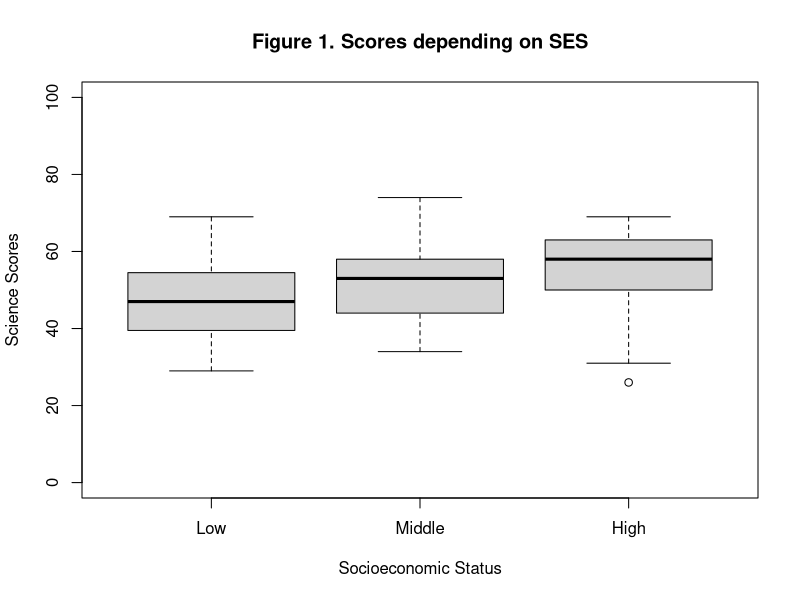
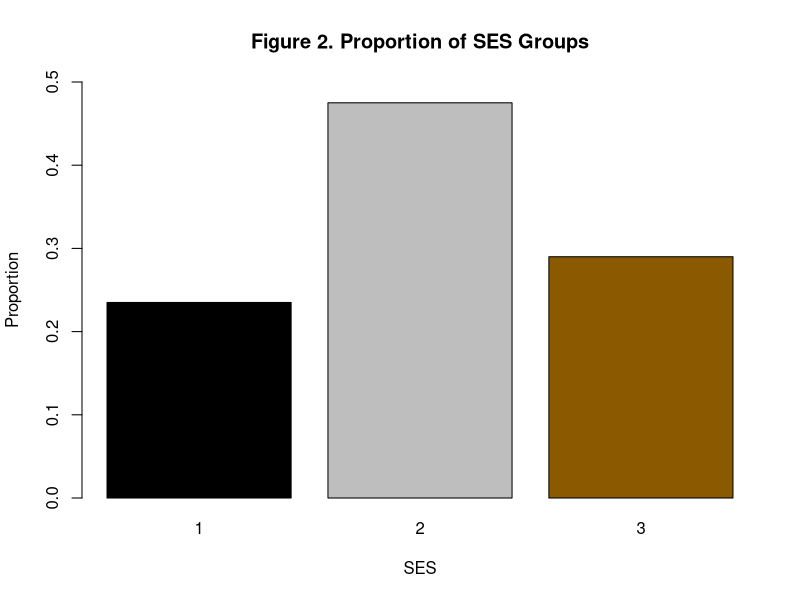
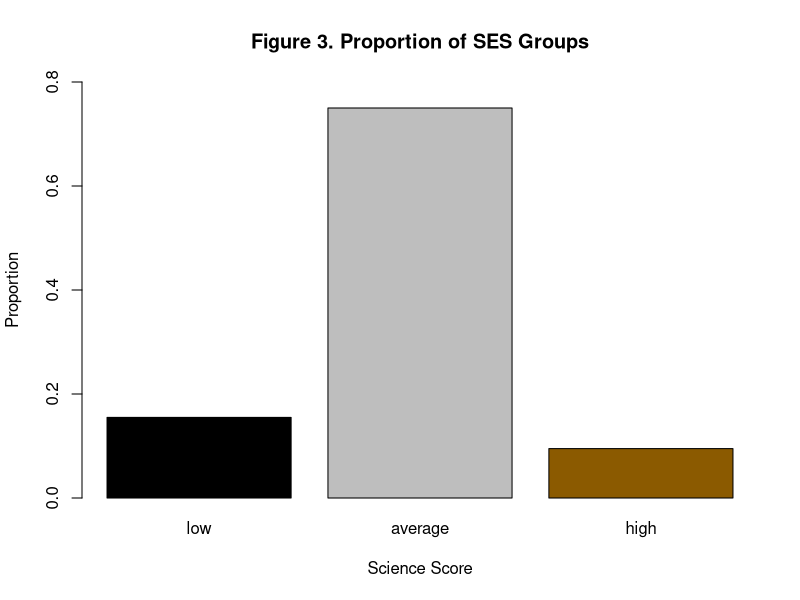
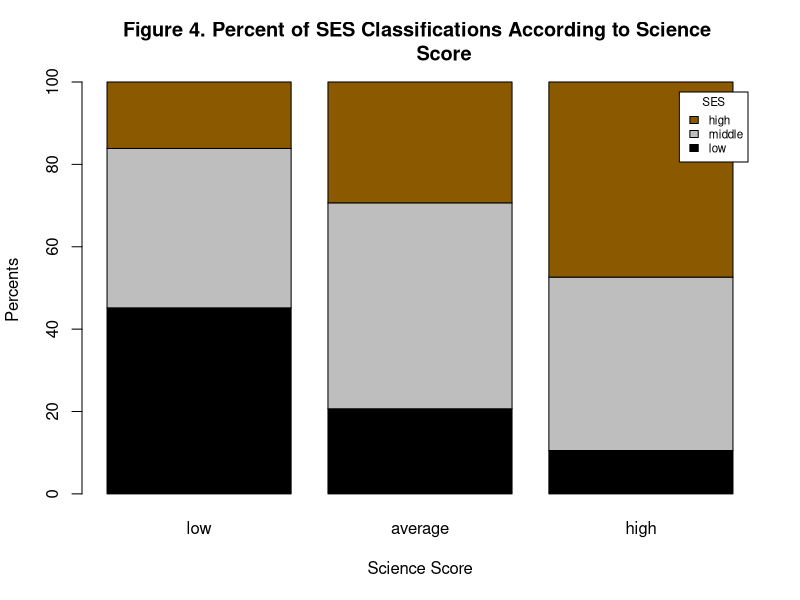
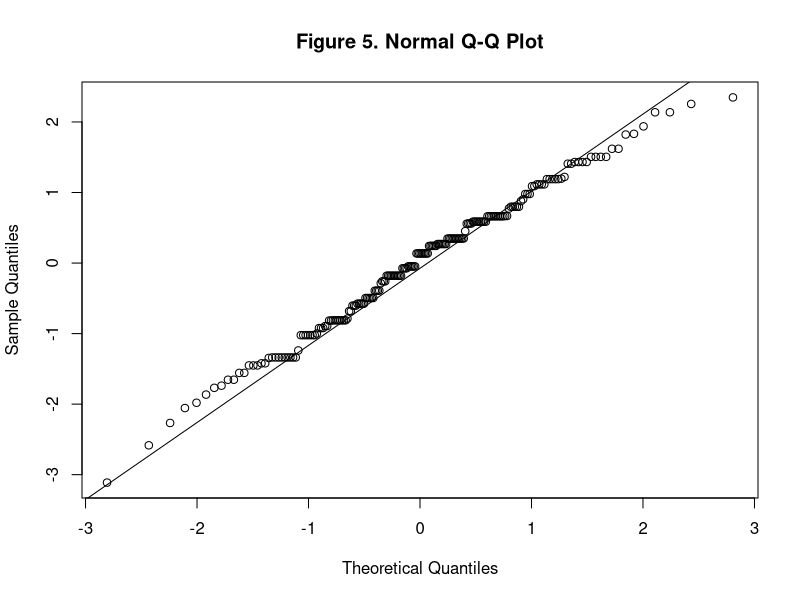
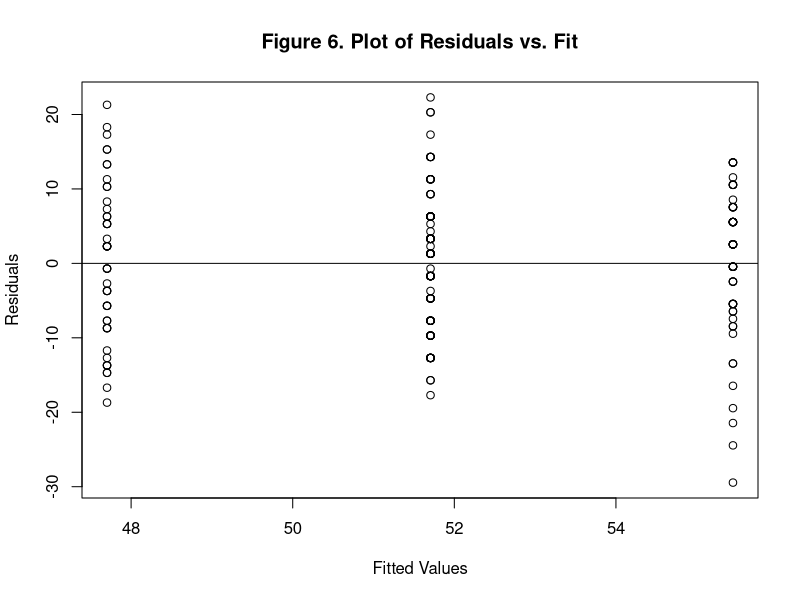
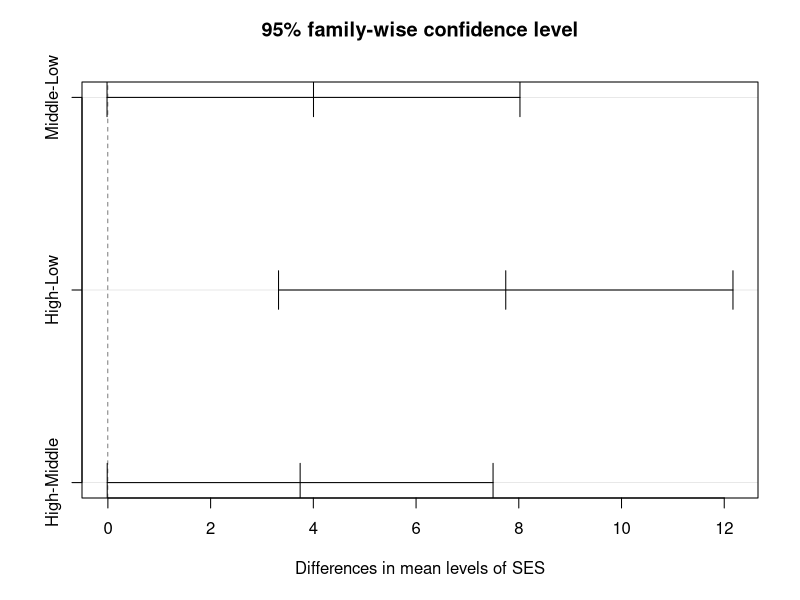

The R script that drew these images, in order:
## ---- chunk 1
# Clear the environment
rm(list = ls())

# Load the libraries
library(here)
library(dplyr)
library(rmarkdown)
library(tidyverse)

# Load data
data <- read.csv(here("Data", "hsb2.csv"))
the_data <- read.csv(here("Data", "hsb2.csv"))
## ---- chunk 2
# ses ordinal  (1=low 2=middle 3=high)  
data$ses <- factor(data$ses,
                   labels = c("Low",
                              "Middle",
                              "High"))

# Obtain boxplots.

boxplot(data$science ~ data$ses,
        ylim = c(0, 100),
        xlab = "Socioeconomic Status",
        ylab = "Science Scores",
        main = "Figure 1. Scores depending on SES")

## ---- chunk 3

hsb2_data <- read.csv(here("Data", "hsb2.csv"))

low_ses <- subset(hsb2_data, hsb2_data$ses == "1")
middle_ses <- subset(hsb2_data, hsb2_data$ses == "2")
high_ses <- subset(hsb2_data, hsb2_data$ses == "3")

sci_n <- nrow(hsb2_data)
sci_fivenum <- fivenum( hsb2_data$science)
sci_mean <- mean(hsb2_data$science)
sci_sd <- sd(hsb2_data$science)

round( c(N = sci_n, Min = sci_fivenum[1], Q1 = sci_fivenum[2],
         Med = sci_fivenum[3], Q3 = sci_fivenum[4], 
         Max = sci_fivenum[5], Mean = sci_mean, SD = sci_sd), 1)

## ---- chunk 4
ses_count <- table(hsb2_data$ses)
ses_count
## ---- chunk 5
race_count <- table(hsb2_data$race)
race_count

## ---- chunk 6
schtyp_count <- table(hsb2_data$schtyp)
schtyp_count
## ---- chunk 7
ses.prop <- prop.table(ses_count)

barplot(ses.prop,
        col = c( "black", "gray", "orange4"),
        main = "Figure 2. Proportion of SES Groups",
        xlab = "SES", 
        ylab = "Proportion", ylim = c(0, 0.5))

## ---- chunk 8
science_cat <- cut(hsb2_data$science, 
                   c( 0, 40, 65, 100))

levels(science_cat) <- c( "low", "average", "high")

science_count <- table(science_cat)


science_prop <- prop.table(science_count)

barplot(science_prop,
        col = c( "black", "gray", "orange4"),
        main = "Figure 3. Proportion of SES Groups",
        xlab = "Science Score", 
        ylab = "Proportion", ylim = c(0, 0.8))

## ---- chunk 9
ses_sc_counts = table(hsb2_data$ses, science_cat)

ses_sc_counts_percents = 100*prop.table(ses_sc_counts, 2)


barplot(ses_sc_counts_percents,
        col = c( "black", "gray", "orange4"),
        xlab = "Science Score",
        main = "Figure 4. Percent of SES Classifications According to Science 
        Score",
        ylab = "Percents",
        legend = c("low", "middle", "high"),
        args.legend = list(title = "SES", cex = .7))

## ---- chunk 10
ses_summary <- tapply(data$science, data$ses, summary)
ses_summary
ses_sd <- tapply(data$science, data$ses, sd)
ses_sd
## ---- chunk 11
model <- lm(data$science ~ data$ses)
std_residual <- rstandard(model)
qqnorm(std_residual, main = "Figure 5. Normal Q-Q Plot")
qqline(std_residual)
## ---- chunk 12
table(data$ses)
## ---- chunk 13
plot(model$fitted.values, model$residuals,
     xlab = "Fitted Values",
     ylab = "Residuals",
     main = "Figure 6. Plot of Residuals vs. Fit")

abline(0,0)
## ---- chunk 14
aov.model <- aov(data$science ~ data$ses)
aov.model
summary(aov.model)
## ---- chunk 15
 # Initialize objects
 mean_vector <- NULL
 n <- length(the_data$science)
## ---- chunk 16
# Loop

sesLow <- data[which(data$ses == "Low"),] 
sesMiddle <- data[which(data$ses == "Middle"),]
sesHigh <-  data[which(data$ses == "High"),]
nLow <- length(sesLow)
nMiddle <- length(sesMiddle)
nHigh <- length(sesHigh)
Diff <- NULL

# mean_Vector_Low <- NULL
# mean_Vector_Middle <- NULL 
# mean_Vector_High <- NULL

 for (i in 1:10000) {
   sampleLow <- sample(sesLow$science, nLow, replace = TRUE)
   mean_Vector_Low <- mean(sampleLow)
   sampleMiddle <- sample(sesMiddle$science, nMiddle, replace = TRUE)
   mean_Vector_Middle <- mean(sampleMiddle)
   sampleHigh <- sample(sesHigh$science, nHigh, replace = TRUE)
   mean_Vector_High <- mean(sampleHigh)
   
   Lower <- min(mean_Vector_Low,mean_Vector_Middle,mean_Vector_High)
   Higher <- max(mean_Vector_Low,mean_Vector_Middle,mean_Vector_High)
   Diff <- c(Diff, (Higher-Lower))
 }

# Sampling Distribution

Diff <- sort(Diff)
Boot_int <- c(Diff[251], Diff[9750])

## ---- chunk 17
aov.model <- aov(data$science ~ data$ses)
Tukey_results <- TukeyHSD(aov.model)
## ---- chunk 18
names(Tukey_results) <- "SES"
plot(Tukey_results)
## ---- chunk 19
Tukey_results
